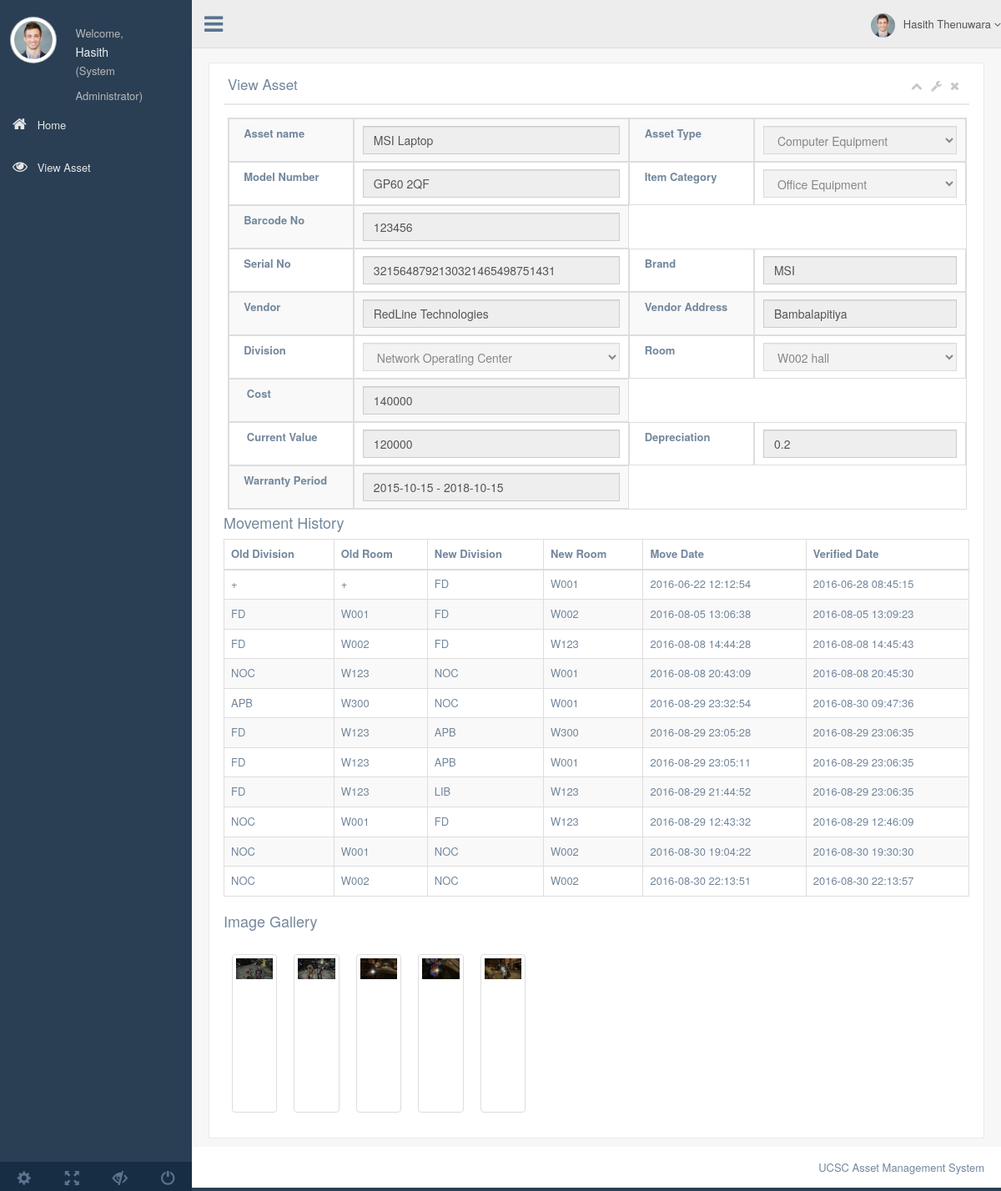
Screenshot of /asset_details.php?id=1 (signed in) with the database file from the repository.
### tables this page shows
CREATE TABLE `asset` (
  `Asset_ID` int(11) NOT NULL,
  `Barcode_No` int(11) DEFAULT NULL,
  `Asset_Name` varchar(60) NOT NULL,
  `Asset_type` varchar(60) NOT NULL,
  `Asset_Category` varchar(60) NOT NULL,
  `Model_No` varchar(60) NOT NULL,
  `Brand` varchar(60) NOT NULL,
  `Serial_No` varchar(60) NOT NULL,
  `Purchase_Date` date NOT NULL,
  `Warranty_End` date NOT NULL,
  `Price` float NOT NULL,
  `Depreciation` float DEFAULT NULL,
  `Last_Value_date` datetime NOT NULL DEFAULT CURRENT_TIMESTAMP,
  `Original_Value` float NOT NULL,
  `Current_Value` float DEFAULT NULL,
  `Vendor` varchar(60) NOT NULL,
  `Vendor_Address` text NOT NULL,
  `Current_Division` varchar(60) DEFAULT NULL,
  `Current_Room` varchar(60) DEFAULT NULL,
  `Asset_Code` varchar(60) DEFAULT NULL,
  `Asset_available` tinyint(11) NOT NULL DEFAULT '1',
  `Asset_approved` tinyint(4) NOT NULL DEFAULT '0',
  `Description` text,
  `Entry_date` datetime NOT NULL DEFAULT CURRENT_TIMESTAMP,
  `Image` varchar(250) NOT NULL
);

CREATE TABLE `asset_movement` (
  `asset_id` int(11) NOT NULL,
  `old_division` varchar(4) DEFAULT NULL,
  `old_room` varchar(4) DEFAULT NULL,
  `new_division` varchar(4) NOT NULL,
  `new_room` varchar(4) NOT NULL,
  `verified` tinyint(4) DEFAULT NULL,
  `move_date` datetime DEFAULT NULL,
  `verify_date` datetime DEFAULT NULL,
  `moved_by` int(11) DEFAULT NULL,
  `approved_by` int(11) DEFAULT NULL
);

CREATE TABLE `asset_photo` (
  `asset_id` int(11) NOT NULL,
  `asset_photo_id` varchar(60) NOT NULL,
  `photo_path` text NOT NULL,
  `verified` int(11) NOT NULL DEFAULT '1'
);

### asset_details.php (the view, shortened to what the rows shown need)
<?php
 include "function.php";
$log = new FAssetClerk();
$user_details = $_SESSION['user_details']; $level = $log->retrieve_user_level_name($user_details['user_level']);
$first_name = $user_details['first_name'];
if (isset($_GET['id'])){
    $asset = $log->view_asset($_GET['id']);
    $asset_data = $asset->fetch_assoc();
}
else{
    header("Location:viewasset.php");
    exit();
}
$pics = $log->retrieve_assetpics($_GET['id']);
?>
<!DOCTYPE html>
<html lang="en">
<head>
  <link href="css/bootstrap.min.css" rel="stylesheet">
  <link href="fonts/css/font-awesome.min.css" rel="stylesheet">
  <link href="css/custom.css" rel="stylesheet">
  <link href="css/icheck/flat/green.css" rel="stylesheet">
  <link href="css/datatables/jquery.dataTables.min.css" rel="stylesheet" type="text/css" />
  <link href="css/datatables/buttons.bootstrap.min.css" rel="stylesheet" type="text/css" />
  <link href="css/datatables/fixedHeader.bootstrap.min.css" rel="stylesheet" type="text/css" />
  <link href="css/datatables/responsive.bootstrap.min.css" rel="stylesheet" type="text/css" />
  <link href="css/datatables/scroller.bootstrap.min.css" rel="stylesheet" type="text/css" />
</head>
<body class="nav-md">
  <div class="container body">
    <div class="main_container">
      <div class="col-md-3 left_col">
        <div class="left_col scroll-view">
          <div class="profile">
            <div class="profile_info">
              <h2><?php echo $first_name;?></h2>               <span>(<?php echo $level;?>)</span>
            </div>
          </div>
          <br />
        </div>
      </div>
      <div class="right_col" role="main">
        <div class="">
          <div class="row">
            <div class="col-md-12 col-sm-12 col-xs-12">
              <div class="x_panel">
                <div class="x_title">
                  <h2>View Asset </h2>
                </div>
                <div class="x_content">
                  <table id="datatable" class="table table-striped table-bordered">
                    <tbody>
                <tr>
                    <td><input disabled type="text" class="form-control" value="<?php echo $asset_data['Asset_Name']?>" name="name"/></td>
                </tr>
				<tr>
                    <td><input disabled type="text" class="form-control" value="<?php echo $asset_data['Model_No']?>" name="model"/></td>
                </tr>
				<tr>
                    <td><input disabled type="text" class="form-control" value="<?php echo $asset_data['Barcode_No']?>" name="barcode"/></td>
				<tr>
                    <td><input disabled type="text" class="form-control" value="<?php echo $asset_data['Serial_No']?>" name="serial"/></td>
                    <td><input disabled type="text" class="form-control" value="<?php echo $asset_data['Brand']?>" name="brand"/></td>
                </tr>
				<tr>
                    <td><input disabled type="text" class="form-control" value="<?php echo $asset_data['Vendor']?>" name="vendor"/></td>
                    <td><input disabled type="text" class="form-control" value="<?php echo $asset_data['Vendor_Address']?>" name="vendor_add"/></td>
                </tr>
				<tr>
                    <td><input type="text" disabled class="form-control" value="<?php echo $asset_data['Price']?>" name="price"/></td>
                </tr>
				<tr>
                    <td><input type="text" class="form-control" value="<?php echo $asset_data['Current_Value']?>" disabled/></td>
                    <td><input disabled type="text" class="form-control" value="<?php echo $asset_data['Depreciation']?>" name="deprec"/></td>
				</tr>
                                <tr><td align="style="justify"><strong >&nbsp;&nbsp;Warranty Period  </strong></td>
                    <td><input disabled type="text" class="form-control" value="<?php echo $asset_data['Purchase_Date']." - ".$asset_data['Warranty_End']?>" name="warranty"/></td></tr>
            </tbody>
                  </table>
                </div>
                   <h2>Movement History</h2>
                        <table class="table table-striped table-bordered">
                            <thead>
                            <th>Old Division</th>
                            <th>Old Room</th>
                            <th>New Division</th>
                            <th>New Room</th>
                            <th>Move Date</th>
                            <th>Verified Date</th>
                            </thead>
                            <tr>
                                <?php
                                $move = $log->retrieve_asset_movement($_GET['id']);
                                while($mov = $move->fetch_assoc()){
                                    echo "<tr><td>".$mov['old_division']."</td>"
                                            . "<td>".$mov['old_room']."</td>"
                                            . "<td>".$mov['new_division']."</td>"
                                            . "<td>".$mov['new_room']."</td>"
                                            . "<td>".$mov['move_date']."</td>"
                                            . "<td>".$mov['verify_date']."</td></tr>";
                                }
                                ?>
                            </tr>
                        </table>
                  <div id="images">
                      <h2>Image Gallery</h2><br>
                                 </div>
                                    <?php
                                        while ($photo = $pics->fetch_assoc()){
                                            echo '<div class="col-lg-1 col-md-1 col-xs-1 ">
                                                <a class="thumbnail" href="#" data-image-id="" data-toggle="modal" data-title="" data-caption="" data-image="'.$photo['photo_path'].'" data-target="#image-gallery">
                                                    <img  src="'.$photo['photo_path'].'" alt="Short alt text">
                                                </a>
                                            </div>';
                                            }
                                    ?>
                                    <br><br>
                  </div>
              </div>
            </div>
                </div>
              </div>
            </div>
          </div>
</body>
</html>

### rows the page displays
asset: name "MSI Laptop", model "GP60 2QF", barcode "123456", serial "3215648792130321465498751431", brand "MSI", vendor "RedLine Technologies", vendor_add "Bambalapitiya", price "140000", Current_Value "120000", deprec "0.2", warranty "2015-10-15 - 2018-10-15"
asset_movement: old_division "+", old_room "+", new_division "FD", new_room "W001", move_date "2016-06-22 12:12:54", verify_date "2016-06-28 08:45:15"
asset_movement: old_division "FD", old_room "W001", new_division "FD", new_room "W002", move_date "2016-08-05 13:06:38", verify_date "2016-08-05 13:09:23"
asset_movement: old_division "FD", old_room "W002", new_division "FD", new_room "W123", move_date "2016-08-08 14:44:28", verify_date "2016-08-08 14:45:43"
asset_movement: old_division "NOC", old_room "W123", new_division "NOC", new_room "W001", move_date "2016-08-08 20:43:09", verify_date "2016-08-08 20:45:30"
asset_movement: old_division "APB", old_room "W300", new_division "NOC", new_room "W001", move_date "2016-08-29 23:32:54", verify_date "2016-08-30 09:47:36"
asset_movement: old_division "FD", old_room "W123", new_division "APB", new_room "W300", move_date "2016-08-29 23:05:28", verify_date "2016-08-29 23:06:35"
asset_movement: old_division "FD", old_room "W123", new_division "APB", new_room "W001", move_date "2016-08-29 23:05:11", verify_date "2016-08-29 23:06:35"
asset_movement: old_division "FD", old_room "W123", new_division "LIB", new_room "W123", move_date "2016-08-29 21:44:52", verify_date "2016-08-29 23:06:35"
asset_movement: old_division "NOC", old_room "W001", new_division "FD", new_room "W123", move_date "2016-08-29 12:43:32", verify_date "2016-08-29 12:46:09"
asset_movement: old_division "NOC", old_room "W001", new_division "NOC", new_room "W002", move_date "2016-08-30 19:04:22", verify_date "2016-08-30 19:30:30"
asset_movement: old_division "NOC", old_room "W002", new_division "NOC", new_room "W002", move_date "2016-08-30 22:13:51", verify_date "2016-08-30 22:13:57"
asset_photo: photo_path (picture)
asset_photo: photo_path (picture)
asset_photo: photo_path (picture)
asset_photo: photo_path (picture)
asset_photo: photo_path (picture)

### other values shown
$first_name "Hasith"
$level "System Administrator"
$last_name "Thenuwara"
form field type "Computer Equipment"
form field category "Office Equipment"
form field division "Network Operating Center"
form field room "W002 hall"
